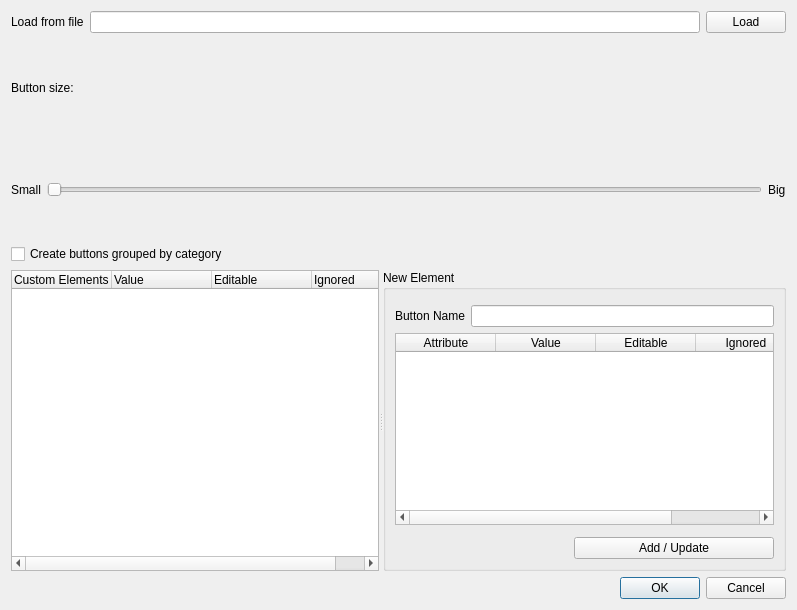
<?xml version="1.0" encoding="UTF-8"?>
<ui version="4.0">
 <class>FieldSetup</class>
 <widget class="QDialog" name="FieldSetup">
  <property name="geometry">
   <rect>
    <x>0</x>
    <y>0</y>
    <width>797</width>
    <height>610</height>
   </rect>
  </property>
  <property name="windowTitle">
   <string>Reclassification Setup</string>
  </property>
  <layout class="QGridLayout" name="gridLayout_2">
   <item row="0" column="0">
    <layout class="QVBoxLayout" name="verticalLayout_3">
     <item>
      <layout class="QHBoxLayout" name="horizontalLayout_5">
       <item>
        <widget class="QLabel" name="label_2">
         <property name="text">
          <string>Load from file</string>
         </property>
        </widget>
       </item>
       <item>
        <widget class="QLineEdit" name="loadedFileEdit"/>
       </item>
       <item>
        <widget class="QPushButton" name="loadButton">
         <property name="text">
          <string>Load</string>
         </property>
        </widget>
       </item>
      </layout>
     </item>
     <item>
      <widget class="QLabel" name="label_5">
       <property name="text">
        <string>Button size:</string>
       </property>
      </widget>
     </item>
     <item>
      <layout class="QHBoxLayout" name="horizontalLayout_4">
       <item>
        <widget class="QLabel" name="label_6">
         <property name="text">
          <string>Small</string>
         </property>
        </widget>
       </item>
       <item>
        <widget class="QSlider" name="slider">
         <property name="maximum">
          <number>2</number>
         </property>
         <property name="orientation">
          <enum>Qt::Horizontal</enum>
         </property>
        </widget>
       </item>
       <item>
        <widget class="QLabel" name="label_7">
         <property name="text">
          <string>Big</string>
         </property>
        </widget>
       </item>
      </layout>
     </item>
     <item>
      <widget class="QCheckBox" name="checkBox">
       <property name="text">
        <string>Create buttons grouped by category</string>
       </property>
      </widget>
     </item>
    </layout>
   </item>
   <item row="1" column="0">
    <widget class="QSplitter" name="splitter">
     <property name="orientation">
      <enum>Qt::Horizontal</enum>
     </property>
     <widget class="QTreeWidget" name="treeWidget">
      <property name="sizePolicy">
       <sizepolicy hsizetype="MinimumExpanding" vsizetype="Expanding">
        <horstretch>0</horstretch>
        <verstretch>0</verstretch>
       </sizepolicy>
      </property>
      <property name="maximumSize">
       <size>
        <width>1677215</width>
        <height>16777215</height>
       </size>
      </property>
      <property name="columnCount">
       <number>4</number>
      </property>
      <attribute name="headerVisible">
       <bool>true</bool>
      </attribute>
      <column>
       <property name="text">
        <string>Custom Elements</string>
       </property>
      </column>
      <column>
       <property name="text">
        <string>Value</string>
       </property>
      </column>
      <column>
       <property name="text">
        <string>Editable</string>
       </property>
      </column>
      <column>
       <property name="text">
        <string>Ignored</string>
       </property>
      </column>
     </widget>
     <widget class="QGroupBox" name="groupBox">
      <property name="sizePolicy">
       <sizepolicy hsizetype="MinimumExpanding" vsizetype="Preferred">
        <horstretch>0</horstretch>
        <verstretch>0</verstretch>
       </sizepolicy>
      </property>
      <property name="layoutDirection">
       <enum>Qt::LeftToRight</enum>
      </property>
      <property name="title">
       <string>New Element</string>
      </property>
      <layout class="QGridLayout" name="gridLayout">
       <item row="3" column="0">
        <widget class="ButtonPropWidget" name="buttonPropWidget" native="true"/>
       </item>
       <item row="1" column="0">
        <layout class="QHBoxLayout" name="horizontalLayout_2">
         <item>
          <widget class="QLabel" name="label">
           <property name="text">
            <string>Button Name</string>
           </property>
          </widget>
         </item>
         <item>
          <widget class="QLineEdit" name="buttonNameLineEdit">
           <property name="sizePolicy">
            <sizepolicy hsizetype="MinimumExpanding" vsizetype="Fixed">
             <horstretch>0</horstretch>
             <verstretch>0</verstretch>
            </sizepolicy>
           </property>
          </widget>
         </item>
        </layout>
       </item>
       <item row="2" column="0">
        <widget class="QTableWidget" name="attributeTableWidget">
         <property name="sizePolicy">
          <sizepolicy hsizetype="MinimumExpanding" vsizetype="MinimumExpanding">
           <horstretch>0</horstretch>
           <verstretch>0</verstretch>
          </sizepolicy>
         </property>
         <column>
          <property name="text">
           <string>Attribute</string>
          </property>
         </column>
         <column>
          <property name="text">
           <string>Value</string>
          </property>
         </column>
         <column>
          <property name="text">
           <string>Editable</string>
          </property>
         </column>
         <column>
          <property name="text">
           <string>Ignored</string>
          </property>
         </column>
        </widget>
       </item>
       <item row="4" column="0">
        <widget class="QPushButton" name="addUpdatePushButton">
         <property name="maximumSize">
          <size>
           <width>200</width>
           <height>16777215</height>
          </size>
         </property>
         <property name="layoutDirection">
          <enum>Qt::RightToLeft</enum>
         </property>
         <property name="text">
          <string>Add / Update</string>
         </property>
        </widget>
       </item>
       <item row="0" column="0">
        <widget class="DsgCustomComboBox" name="tableComboBox" native="true">
         <property name="sizePolicy">
          <sizepolicy hsizetype="MinimumExpanding" vsizetype="Preferred">
           <horstretch>0</horstretch>
           <verstretch>0</verstretch>
          </sizepolicy>
         </property>
        </widget>
       </item>
      </layout>
     </widget>
    </widget>
   </item>
   <item row="2" column="0">
    <widget class="QDialogButtonBox" name="buttonBox">
     <property name="focusPolicy">
      <enum>Qt::TabFocus</enum>
     </property>
     <property name="contextMenuPolicy">
      <enum>Qt::DefaultContextMenu</enum>
     </property>
     <property name="acceptDrops">
      <bool>false</bool>
     </property>
     <property name="orientation">
      <enum>Qt::Horizontal</enum>
     </property>
     <property name="standardButtons">
      <set>QDialogButtonBox::Cancel|QDialogButtonBox::Ok</set>
     </property>
    </widget>
   </item>
  </layout>
 </widget>
 <customwidgets>
  <customwidget>
   <class>DsgCustomComboBox</class>
   <extends>QWidget</extends>
   <header>DsgTools.gui.CustomWidgets.BasicInterfaceWidgets.dsgCustomComboBox.h</header>
   <container>1</container>
  </customwidget>
  <customwidget>
   <class>ButtonPropWidget</class>
   <extends>QWidget</extends>
   <header>DsgTools.gui.CustomWidgets.BasicInterfaceWidgets.buttonPropWidget.h</header>
   <container>1</container>
  </customwidget>
 </customwidgets>
 <resources/>
 <connections>
  <connection>
   <sender>buttonBox</sender>
   <signal>accepted()</signal>
   <receiver>FieldSetup</receiver>
   <slot>accept()</slot>
   <hints>
    <hint type="sourcelabel">
     <x>260</x>
     <y>624</y>
    </hint>
    <hint type="destinationlabel">
     <x>157</x>
     <y>274</y>
    </hint>
   </hints>
  </connection>
  <connection>
   <sender>buttonBox</sender>
   <signal>rejected()</signal>
   <receiver>FieldSetup</receiver>
   <slot>reject()</slot>
   <hints>
    <hint type="sourcelabel">
     <x>328</x>
     <y>624</y>
    </hint>
    <hint type="destinationlabel">
     <x>286</x>
     <y>274</y>
    </hint>
   </hints>
  </connection>
 </connections>
</ui>
